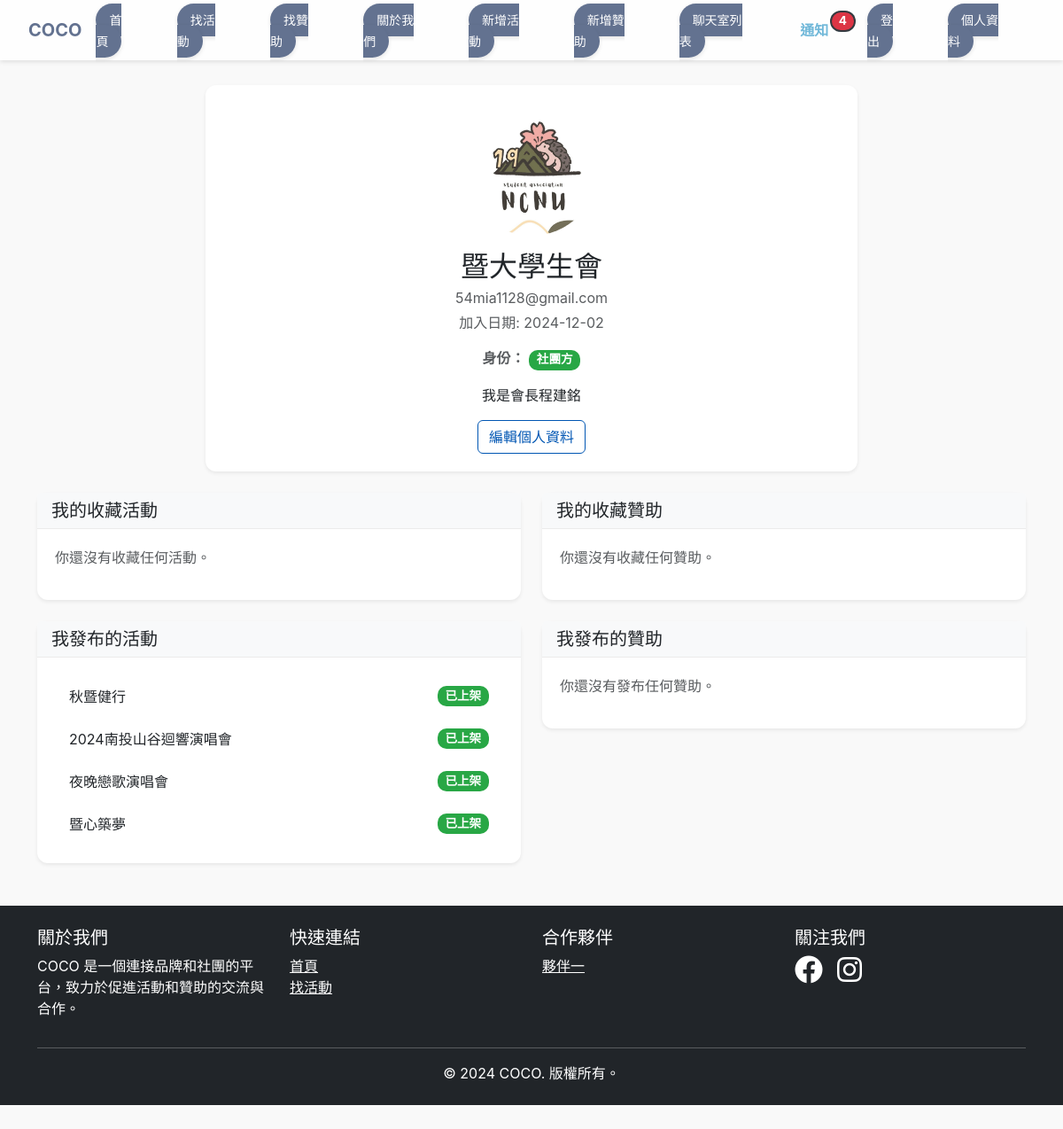
Screenshot of /profile/ (signed in) with the database file from the repository.
### events/models.py (models this page shows, shortened)
class UserProfile(models.Model):
    user = models.OneToOneField(User, on_delete=models.CASCADE, related_name='profile')
    photo = models.ImageField(upload_to='user_photos/', blank=True, null=True,default='user_photos/default.jpg')
    description = models.TextField(blank=True, null=True)
    role = models.CharField(max_length=20, choices=[('brand', '品牌方'), ('club', '社團方')], blank=True)

class Activitynew(models.Model):
    title = models.CharField(max_length=200)           # 活動名稱
    description = models.TextField()                   # 活動描述
    max_participants = models.IntegerField(null=True, blank=True)   #參與人數上限
    current_participants = models.IntegerField(null=True, blank=True)   #目前報名人數
    location = models.CharField(max_length=255, verbose_name="活動地點")
    latitude = models.FloatField(null=True, blank=True, verbose_name="緯度")
    longitude = models.FloatField(null=True, blank=True, verbose_name="經度")
    date = models.DateField()                          # 活動日期
    registration_deadline = models.DateField(null=True, blank=True) #活動截止日期
    image = models.ImageField(upload_to='activitynew_images/', blank=True, null=True,default=None)  # 活動圖片
    date_posted = models.DateTimeField(default=timezone.now)  # 活動發布日期
    check_status = models.BooleanField(default=False) # 審核狀態
    is_active = models.BooleanField(default=True)
    organizer = models.ForeignKey(
        settings.AUTH_USER_MODEL,
        on_delete=models.CASCADE,
        related_name='organized_activities',
        null=True,
        blank=True
    )

### events/views.py (the view)
# urls.py: path('profile/', views.profile_view, name='profile'),
@login_required
def profile_view(request):
    user_extend, created = UserProfile.objects.get_or_create(user=request.user)
    favorite_activities = Activitynew.objects.filter(favorite__user=request.user)
    favorite_sponsorships = Sponsorshipnew.objects.filter(favorite__user=request.user)
    user_activities = Activitynew.objects.filter(organizer=request.user)
    user_sponsorships = Sponsorshipnew.objects.filter(organizer=request.user)
    user_extend = UserProfile.objects.get(user=request.user)
    context = {
        'favorite_activities': favorite_activities,
        'favorite_sponsorships': favorite_sponsorships,
        'user_activities': user_activities,
        'user_sponsorships':user_sponsorships,
        'user_extend': user_extend
    }
    return render(request, 'events/profile.html', context)

### events/context_processors.py (called while the page is built)
def notifications(request):
    if request.user.is_authenticated:
        notifications = Notification.objects.filter(user=request.user).order_by('-created_at')
        unread_count = notifications.filter(is_read=False).count()
        return {
            'notifications': notifications[:5],  # 只在這裡進行切片
            'unread_notifications_count': unread_count
        }
    return {}

### events/templates/events/profile.html (shortened to what this page needs)
{% extends 'base.html' %}
{% load django_bootstrap5 %}
{% load static %}
{% block content %}
<div class="container mt-5">
    <div class="row justify-content-center mb-4">
        <div class="col-md-8 text-center">
            <div class="card shadow-sm border-0">
                <div class="card-body">
                    <div class="mb-3">
                        {% if user_extend.photo %}
                        <img src="{{ user_extend.photo.url }}" alt="{{ user.username }}" class="img-fluid rounded-circle" style="width: 150px; height: 150px; object-fit: cover;">
                        {% else %}
                        <img src="{% static 'default.jpg' %}" alt="Default Profile Picture" class="img-fluid rounded-circle" style="width: 150px; height: 150px; object-fit: cover;">
                        {% endif %}
                    </div>
                    <h2 class="mb-1">{{ user.username }}</h2>
                    <p class="text-muted mb-1">{{ user.email }}</p>
                    <p class="text-muted">加入日期: {{ user.date_joined|date:"Y-m-d" }}</p>
                    <p class="text-muted">
                        <strong>身份：</strong>
                        {% if user_extend.role == 'brand' %}
                            <span class="badge bg-primary">品牌方</span>
                        {% elif user_extend.role == 'club' %}
                            <span class="badge bg-success">社團方</span>
                        {% else %}
                            <span class="badge bg-secondary">未設置</span>
                        {% endif %}
                    </p>
                    <p>{{ user_extend.description }}</p>
                    <a href="{% url 'edit_profile' %}" class="btn btn-outline-primary">編輯個人資料</a>
                </div>
            </div>
        </div>
    </div>
    <div class="row gy-4">
        <div class="col-lg-6">
            <div class="card shadow-sm border-0">
                <div class="card-header bg-light text-dark">
                    <h5 class="mb-0">我的收藏活動</h5>
                </div>
                <div class="card-body">
                    {% if favorite_activities %}
                        <ul class="list-group list-group-flush">
                            {% for activity in favorite_activities %}
                                <li class="list-group-item">
                                    <a href="{% url 'activity_detail' activity.id %}" class="text-decoration-none text-dark">
                                        {{ activity.title }}
                                    </a>
                                </li>
                            {% endfor %}
                        </ul>
                    {% else %}
                        <p class="text-muted">你還沒有收藏任何活動。</p>
                    {% endif %}
                </div>
            </div>
        </div>
        <div class="col-lg-6">
            <div class="card shadow-sm border-0">
                <div class="card-header bg-light text-dark">
                    <h5 class="mb-0">我的收藏贊助</h5>
                </div>
                <div class="card-body">
                    {% if favorite_sponsorships %}
                        <ul class="list-group list-group-flush">
                            {% for sponsorship in favorite_sponsorships %}
                                <li class="list-group-item">
                                    <a href="{% url 'sponsor_detail' sponsorship.id %}" class="text-decoration-none text-dark">
                                        {{ sponsorship.title }}
                                    </a>
                                </li>
                            {% endfor %}
                        </ul>
                    {% else %}
                        <p class="text-muted">你還沒有收藏任何贊助。</p>
                    {% endif %}
                </div>
            </div>
        </div>
        <div class="col-lg-6">
            <div class="card shadow-sm border-0">
                <div class="card-header bg-light text-dark">
                    <h5 class="mb-0">我發布的活動</h5>
                </div>
                <div class="card-body">
                    {% if user_activities %}
                        <ul class="list-group list-group-flush">
                            {% for activity in user_activities %}
                                <li class="list-group-item d-flex justify-content-between align-items-center">
                                    <a href="{% url 'activity_detail' activity.id %}" class="text-decoration-none text-dark">
                                        {{ activity.title }}
                                    </a>
                                    {% if not activity.check_status %}
                                        <span class="badge bg-warning text-dark">審核中</span>
                                    {% elif activity.check_status and activity.is_active %}
                                        <span class="badge bg-success">已上架</span>
                                    {% else %}
                                        <span class="badge bg-secondary">已下架</span>
                                    {% endif %}
                                </li>
                            {% endfor %}
                        </ul>
                    {% else %}
                        <p class="text-muted">你還沒有發布任何活動。</p>
                    {% endif %}
                </div>
            </div>
        </div>
        <div class="col-lg-6">
            <div class="card shadow-sm border-0">
                <div class="card-header bg-light text-dark">
                    <h5 class="mb-0">我發布的贊助</h5>
                </div>
                <div class="card-body">
                    {% if user_sponsorships %}
                        <ul class="list-group list-group-flush">
                            {% for sponsorship in user_sponsorships %}
                                <li class="list-group-item d-flex justify-content-between align-items-center">
                                    <a href="{% url 'sponsor_detail' sponsorship.id %}" class="text-decoration-none text-dark">
                                        {{ sponsorship.title }}
                                    </a>
                                    {% if not sponsorship.check_status %}
                                        <span class="badge bg-warning text-dark">審核中</span>
                                    {% elif sponsorship.check_status and sponsorship.is_active %}
                                        <span class="badge bg-success">已上架</span>
                                    {% else %}
                                        <span class="badge bg-secondary">已下架</span>
                                    {% endif %}
                                </li>
                            {% endfor %}
                        </ul>
                    {% else %}
                        <p class="text-muted">你還沒有發布任何贊助。</p>
                    {% endif %}
                </div>
            </div>
        </div>
    </div>
</div>
{% endblock %}

### events/static/css/styles.css (style rules this page uses)
body { padding-top: 3rem; padding-bottom: 3rem; color: rgb(var(--bs-tertiary-color-rgb)); }

### events/templates/events/profile.html (style rules this page uses)
body { background-color: #f9f9f9; font-family: 'Inter', sans-serif; color: #333; }
.card { border-radius: 12px; box-shadow: 0 2px 6px rgba(0, 0, 0, 0.1); }
.card-header { background-color: #ffffff; border-bottom: 1px solid #ebebeb; font-weight: 600; }
.card-body { padding: 1.25rem; }
.img-fluid { border-radius: 50%; object-fit: cover; }
.btn-outline-primary { color: #0056b3; border-color: #0056b3; }
.list-group-item { border: none; padding: 0.75rem 1rem; transition: background-color 0.3s ease; }
.badge { font-size: 0.85rem; border-radius: 10px; }
.bg-success { background-color: #28a745 !important; }

### rows the page displays
UserProfile: photo (picture), description "我是會長程建銘"
Activitynew: title "秋暨健行", check_status "已上架"
Activitynew: title "2024南投山谷迴響演唱會", check_status "已上架"
Activitynew: title "夜晚戀歌演唱會", check_status "已上架"
Activitynew: title "暨心築夢", check_status "已上架"

### other values shown
{{ unread_notifications_count }} "4"
{{ user.username }} "暨大學生會"
{{ user.email }} "54mia1128@gmail.com"
{{ user.date_joined|date:"Y-m-d" }} "2024-12-02"
